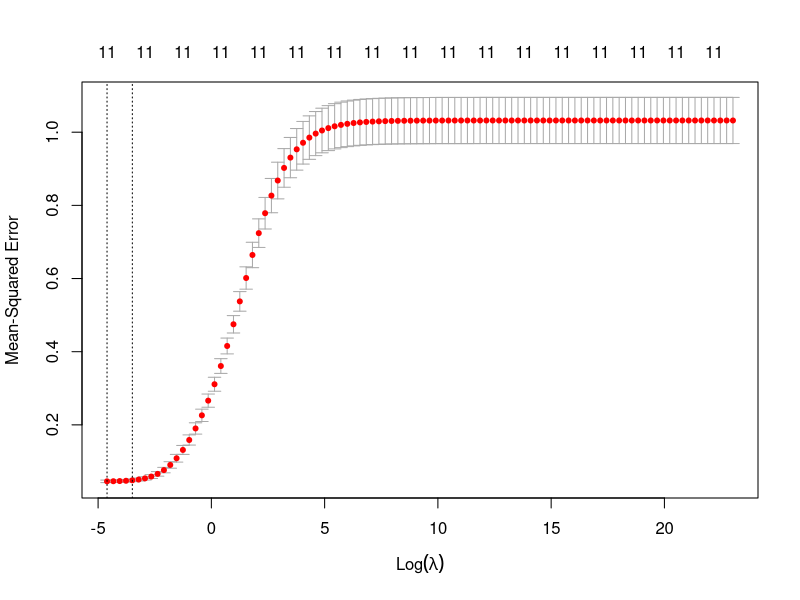

This chart was generated by the following R code:
# Ridge Regression Models
library(Matrix)
library(foreach)
library(glmnet)

# Read Data
scaled_credit <- read.csv("../../data/scaled-credit.csv", sep = ",", row.names = 1)
training_set <- read.csv("../../data/training-set.csv", sep = ",", row.names = 1)
testing_set <- read.csv("../../data/testing_set.csv", sep = ",", row.names = 1)

x <- data.matrix(scaled_credit[,1:11])
y <- scaled_credit$Balance

x_trainning <- data.matrix(training_set[,1:11])
y_trainning <- training_set$Balance

x_testing <- data.matrix(testing_set[,1:11])
y_testing <- testing_set$Balance

# Cross validation
set.seed(1)
grid <- 10^seq(10, -2, length = 100)
ridge_cv_out <- cv.glmnet(x_trainning, y_trainning, alpha=0, lambda = grid,
                          intercept = FALSE, standardize = FALSE)


# Select the best model
ridge_bestlam <- ridge_cv_out$lambda.min

# Plot the cross-validation errors
png(file = "../../images/ridge-images/ridge-cv-errors.png")
plot(ridge_cv_out)
dev.off()

# Compute MSE using test set
ridge_pred <- predict(ridge_cv_out, s = ridge_bestlam, newx = x_testing)
ridge_MSE <- mean((ridge_pred - y_testing)^2)

# Refit the model
out <- glmnet(x, y, alpha = 0, lambda = grid, intercept = FALSE, standardize = FALSE)
ridge_coef <- predict(out, s = ridge_bestlam, type="coefficients")[1:12,]

# Save output
save(ridge_cv_out, ridge_bestlam, ridge_MSE, ridge_coef, file = "../../data/ridge-regression.RData")

sink(file = "../../data/ridge-output.txt")
writeLines("Ridge Regression")
writeLines("Best Lambda")
ridge_bestlam
writeLines("Official coefficients")
ridge_coef
writeLines("Test MSE")
ridge_MSE
writeLines(" ")
sink()
